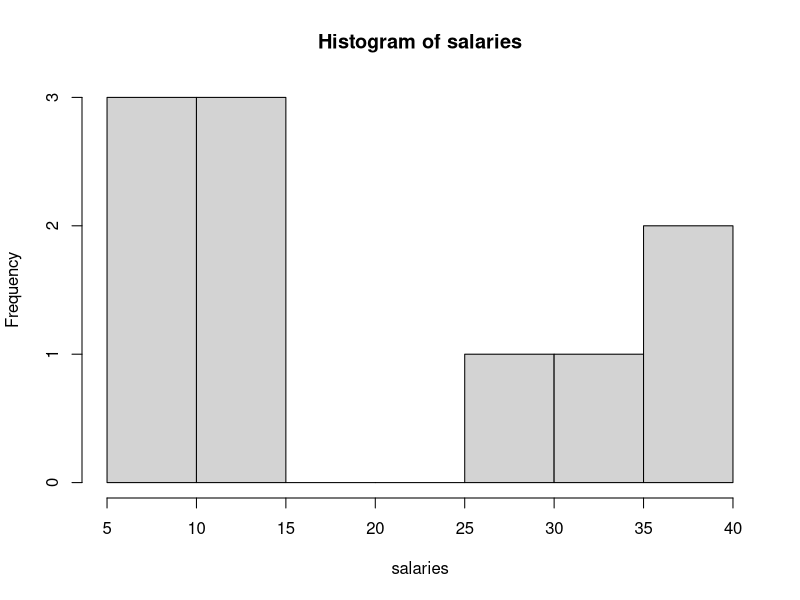
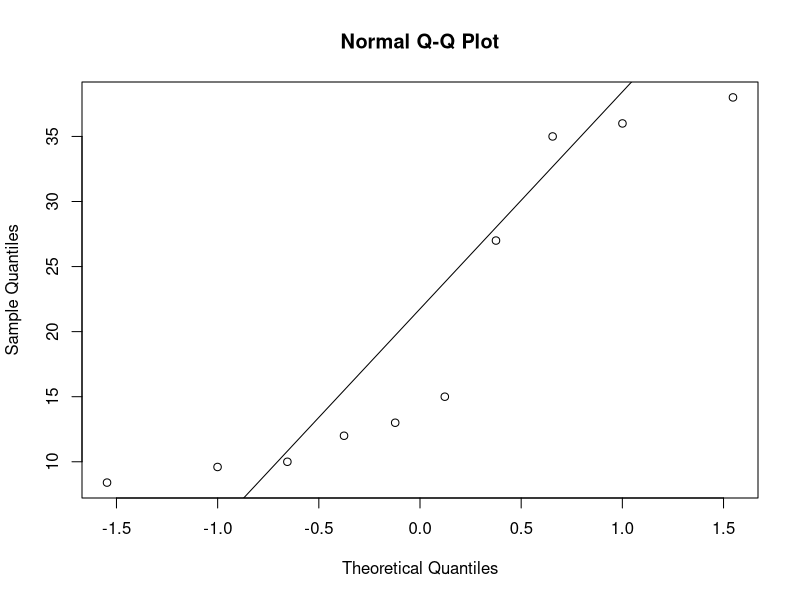
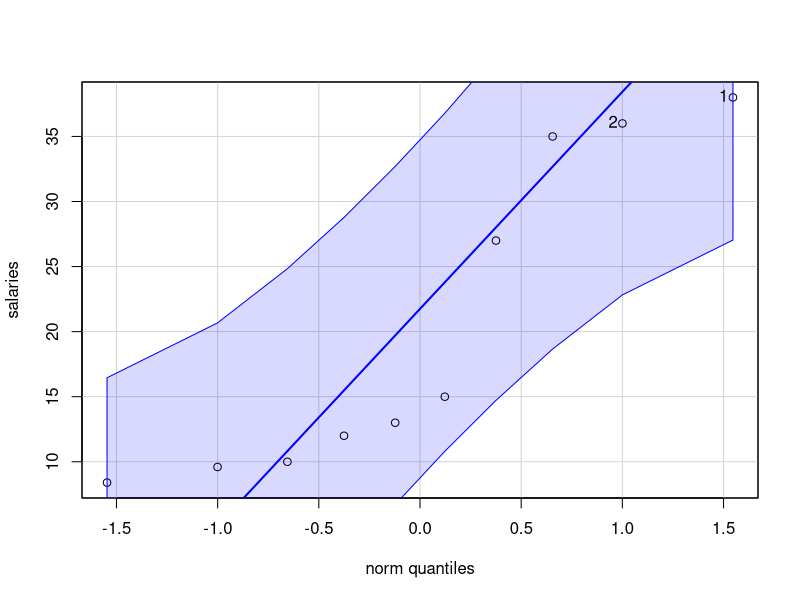
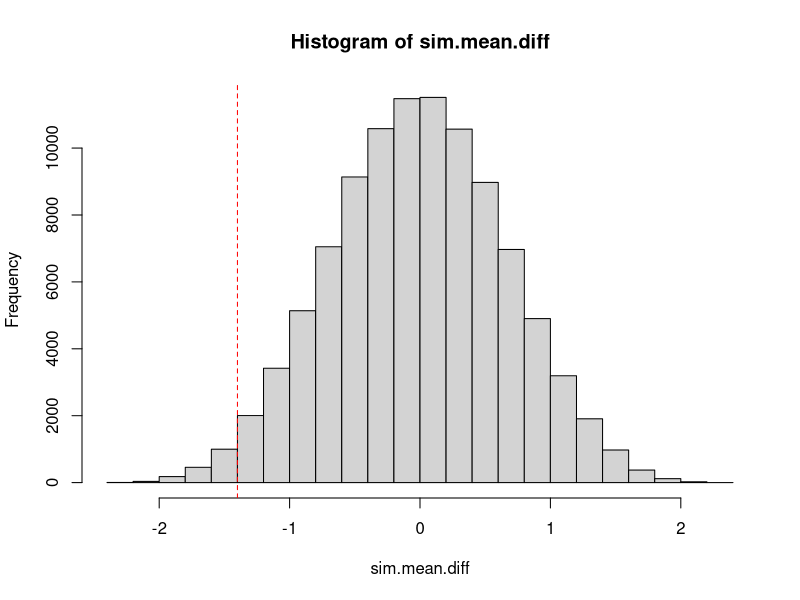
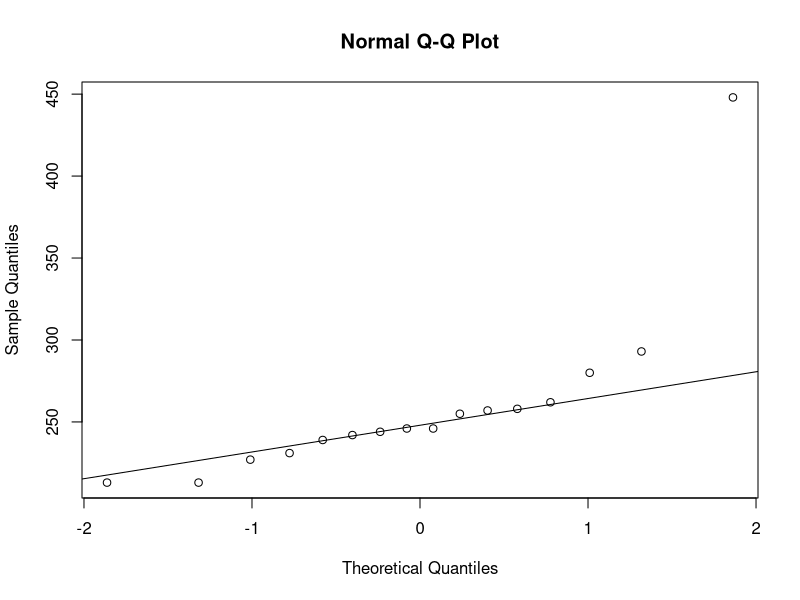
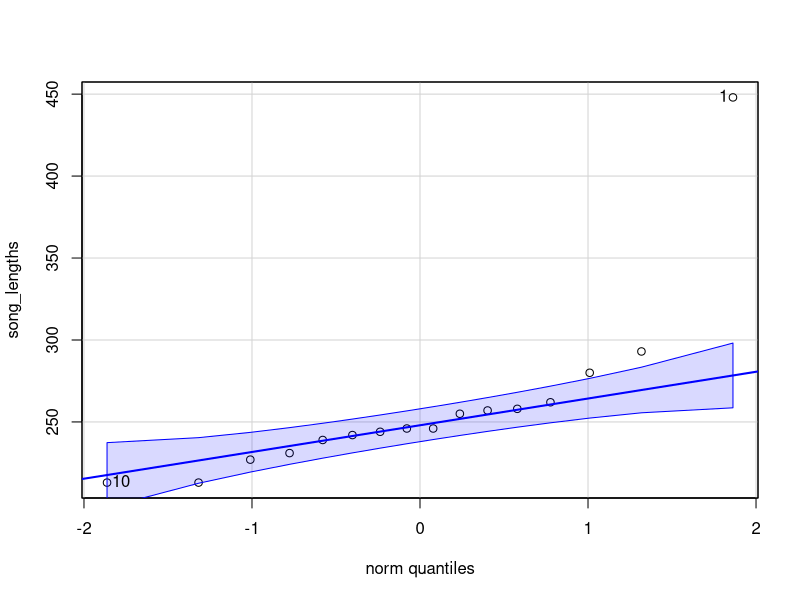

Write the R code that produced these figures, in order.
salaries <- c(38.0, 36.0, 35.0, 27.0, 15.0, 13.0, 12.0, 10.0,  9.6,  8.4)

mean(salaries)
var(salaries)
sd(salaries)

t.test(salaries)#gives two sided 95% CI

t.test(salaries,mu=10,alternative="greater",conf.level=.99)

hist(salaries)
qqnorm(salaries);qqline(salaries)

#install.packages("car")
library(car)

qqPlot(salaries)


#Non-parametric bootstrapping
set.seed(1)
sample(salaries,rep=TRUE)

B <- 10000
boot_vec <- rep(NA,B)

for (b in 1:B){
 boot_vec[b] <- mean(sample(salaries,rep=TRUE))
}

#95% CI based on percentile method
quantile(boot_vec,c(.025,.975))

library(boot)
boot_out <- boot(salaries,function(dat,inds){mean(dat[inds])},R=10000)
boot.ci(boot_out)



#Miss America problem
recent.grp <- c(19.5,20.3,19.6,20.2,17.8,17.9,19.1,18.8,17.6,16.8)
past.grp <- c(20.4,21.9,22.1,22.3,20.3,18.8,18.9,19.4,18.4,19.1)

mean(recent.grp);sd(recent.grp)
mean(past.grp);sd(past.grp)

#test on variances, then pooled or non-pooled test
var.test(recent.grp,past.grp)#FTR
t.test(recent.grp,past.grp,alt="less",var.equal=TRUE)

#permutation test on difference of means
choose(20,10)#number of possible permutations
new.dat <- c(recent.grp,past.grp)
obs.mean.diff <- mean(recent.grp) - mean(past.grp)
nsim <- 100000
sim.mean.diff <- rep(NA,length=nsim)
for (i in 1:nsim){
  grps <- sample(c(rep(1,10),rep(2,10)),replace=FALSE)
  sim.mean.diff[i] <- mean(new.dat[grps==1]) - mean(new.dat[grps==2])
}

hist(sim.mean.diff);abline(v=obs.mean.diff,col="red",lty=2)
length(sim.mean.diff[sim.mean.diff<=obs.mean.diff])/nsim #estimated p-value


#10 remote controlled cars were each run with battery brand A and B
#and the time each car ran was recorded (in hours)
#Is there a difference in average length of time different for the brands?
battery_A <- c(4.1, 4.6, 3.2, 4.9, 4.1, 4.0, 3.7, 4.3, 3.9, 4.0)
battery_B <- c(3.6, 4.6, 3.5, 3.0, 4.4, 4.1, 3.6, 3.2, 4.3, 3.0)

diffs <- battery_A - battery_B
cbind(battery_A,battery_B,diffs)

t.test(diffs)

t.test(battery_A,battery_B,paired=TRUE)

#Song length data
song_lengths <- c(448,242,231,246,246,293,280,227,244,213,262,239,213,258,255,257)
var(song_lengths)
sd(song_lengths)
chisqstar <- 15*var(song_lengths)/3600
chisqstar
qchisq(.05,15)
pchisq(chisqstar,15)
qqnorm(song_lengths);qqline(song_lengths)
library(car)
qqPlot(song_lengths)
